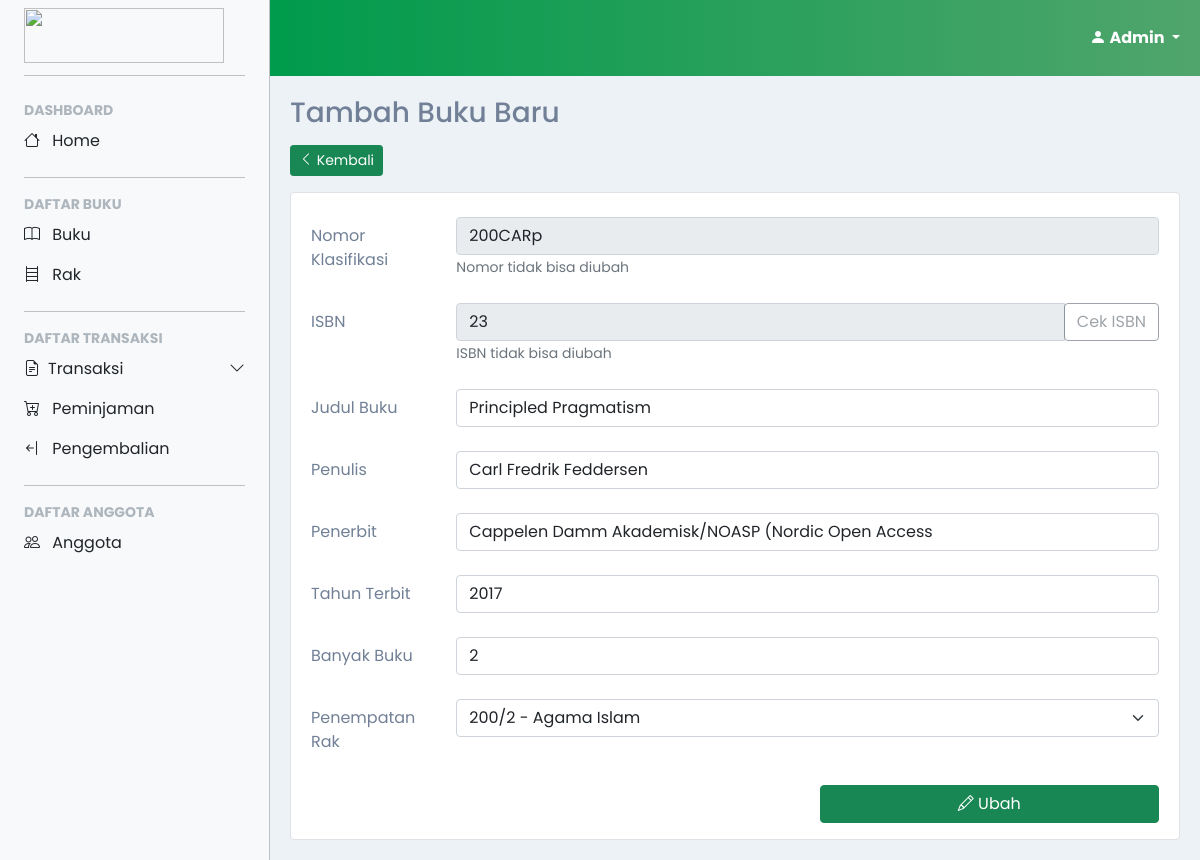
Page /account/admin/buku/addUpdateBuku.php?action=edit&&nomor=200CARp (signed in) on the committed database.
### tables this page shows
CREATE TABLE `buku` (
  `nomor_klasifikasi` varchar(7) NOT NULL,
  `isbn` varchar(13) NOT NULL,
  `nomor_rak` varchar(5) NOT NULL,
  `judul` varchar(50) NOT NULL,
  `penulis` varchar(50) NOT NULL,
  `penerbit` varchar(50) NOT NULL,
  `tahun_terbit` year(4) NOT NULL,
  `stok` int(3) NOT NULL
);

### account/admin/buku/addUpdateBuku.php (the view, shortened to what this page needs)
<?php
include('../../../confiq.php');
$nomorklasifikasi = "";
$isbn = "";
$judul = "";
$penulis = "";
$penerbit = "";
$tahunterbit = "";
$stok = "";
$readonly = "";
$disabled = "";
$label_isbn = "";
$btn_addUpdate = "";
$icon_addUpdate = "";
$openAlert = false;
$query = "SELECT * FROM `rak`";
$result = mysqli_query($conn, $query);
$action = $_GET['action'];
if($action == "tambah"){
  $label_isbn = "Tekan Cek ISBN untuk mengisi data secara otomatis jika terdaftar di openlibrary.org";
  $btn_addUpdate = "Tambah";
  $icon_addUpdate = "bi-plus";
  if(isset($_POST['cekIsbn'])){
    $isbn = $_POST['isbn'];
    $dataAPI = file_get_contents("https://openlibrary.org/search.json?isbn=$isbn");
    $json = json_decode($dataAPI, TRUE);
    $found = $json['numFound'];
    if($found >= 1){
      $readonly = "readonly";
      $disabled = "disabled";
      $judul = $json['docs'][0]['title'];
      $penulis = $json['docs'][0]['author_name'][0];
      $penerbit = $json['docs'][0]['publisher'][0];
      $tahunterbit = $json['docs'][0]['publish_year'][0];
    } else {
      $openAlert = true;
    }
  }
  elseif(isset($_POST['tambah'])){
    $getIsbn = $_POST['isbn'];
    $getJudul = ucwords($_POST['judul']);
    $getPenulis = ucwords($_POST['penulis']);
    $getPenerbit = ucwords($_POST['penerbit']);
    $getTahunterbit = $_POST['tahun'];
    $stok = $_POST['stok'];
    $rak = $_POST['rak'];
    $nomorklasifikasi = substr($rak,0,3).strtoupper(substr($getPenulis,0,3)).strtolower(substr($getJudul,0,1));
    $insert = "INSERT INTO `buku`(`nomor_klasifikasi`, `isbn`, `nomor_rak`, `judul`, `penulis`, `penerbit`, `tahun_terbit`, `stok`)
                VALUES ('$nomorklasifikasi', '$getIsbn', '$rak', '$getJudul', '$getPenulis', '$getPenerbit', '$getTahunterbit', '$stok')";
    $tambahBuku = mysqli_query($conn, $insert);
    $setDangerCondition = true;
    $setDangerText = "Data buku berhasil di upload ke database";
  }
}
elseif($action == "edit"){
  $nomorklasifikasi = $_GET['nomor'];
  $readonly = "readonly";
  $disabled = "disabled";
  $label_isbn = "ISBN tidak bisa diubah";
  $btn_addUpdate = "Ubah";
  $icon_addUpdate = "bi-pencil";
  $getBuku = "SELECT * FROM `buku` WHERE `nomor_klasifikasi` LIKE '$nomorklasifikasi'";
  $queryBuku = mysqli_query($conn, $getBuku);
  $data = mysqli_fetch_array($queryBuku, MYSQLI_ASSOC);
  $nomorklasifikasi = $data['nomor_klasifikasi'];
  $isbn = $data['isbn'];
  $judul = $data['judul'];
  $penulis = $data['penulis'];
  $penerbit = $data['penerbit'];
  $tahunterbit = $data['tahun_terbit'];
  $stok = $data['stok'];
  $rak = $data['nomor_rak'];
}
?>
<!DOCTYPE html>
<html>
  <head>
  </head>
  <body>
    <?php
      include('../layout/sidebar.php');
    ?>
    <main>
      <div class="container-fluid content transition">
        <h3>Tambah Buku Baru</h3>
        <a href="buku.php" class="btn btn-success btn-sm mb-3">
          <span><i class="bi bi-chevron-left"></i></span>
          <span>Kembali</span>
        </a>
        <div class="card border">
          <div class="card-body mt-2 mx-1">
            <form method="post" enctype="multipart/form-data">
              <?php if($action == "edit"){ ?>
                <div class="form-group row">
                  <label for="nomorklasifikasi" class="col-sm-2 col-form-label">Nomor Klasifikasi</label>
                  <div class="col-sm-10">
                    <input type="text" name="nomorklasifikasi" class="form-control" id="nomorbuku" value="<?= $nomorklasifikasi?>" <?= $readonly?>>
                    <small id="isbn" class="form-text text-muted">
                      Nomor tidak bisa diubah
                    </small>
                  </div>
                </div><br>
              <?php } ?>
              <div class="form-group row">
                <label for="isbn" class="col-sm-2 col-form-label">ISBN</label>
                <div class="col-sm-10">
                  <div class="input-group">
                    <input type="text" name="isbn" class="form-control" id="isbn" required value="<?= $isbn?>" <?= $readonly?>>
                    <div class="input-group-prepend">
                      <button class="btn btn-outline-secondary input-group-text" type="submit" name="cekIsbn" id="isbn" <?=$disabled?>>Cek ISBN</button>
                    </div>
                  </div>
                  <small id="isbn" class="form-text text-muted">
                    <?php if($openAlert){ ?>
                      <span class="text-danger">Data tidak terdaftar di openlibrary.org</span>
                    <?php } else {
                      echo $label_isbn;
                    } ?>
                  </small>
                </div>
              </div><br>
              <div class="form-group row">
                <label for="judulBuku" class="col-sm-2 col-form-label">Judul Buku</label>
                <div class="col-sm-10">
                  <input type="text" name="judul" class="form-control" id="judulBuku" value="<?= $judul;?>">
                </div>
              </div><br>
              <div class="form-group row">
                <label for="penulisBuku" class="col-sm-2 col-form-label">Penulis</label>
                <div class="col-sm-10">
                  <input type="text" name="penulis" class="form-control" id="penulisBuku" value="<?= $penulis;?>">
                </div>
              </div><br>
              <div class="form-group row">
                <label for="penerbitBuku" class="col-sm-2 col-form-label">Penerbit</label>
                <div class="col-sm-10">
                  <input type="text" name="penerbit" class="form-control" id="penerbitBuku" value="<?= $penerbit;?>">
                </div>
              </div><br>
              <div class="form-group row">
                <label for="tahunTerbit" class="col-sm-2 col-form-label">Tahun Terbit</label>
                <div class="col-sm-10">
                  <input type="text" name="tahun" class="form-control" id="tahunTerbit" value="<?= $tahunterbit;?>">
                </div>
              </div><br>
              <div class="form-group row">
                <label for="stokBuku" class="col-sm-2 col-form-label">Banyak Buku</label>
                <div class="col-sm-10">
                  <input type="number" name="stok" class="form-control" id="stokBuku" value="<?= $stok;?>">
                </div>
              </div><br>
              <div class="form-group row">
                <label for="rakBuku" class="col-sm-2 col-form-label">Penempatan Rak</label>
                <div class="col-sm-10">
                  <select class="form-select" name="rak" id="rakBuku">
                    <?php
                      if($action == "tambah"){ ?>
                        <option selected disabled>-</option> <?php
                        while($data = mysqli_fetch_array($result, MYSQLI_ASSOC)){ ?>
                          <option value="<?=$data['nomor_rak']?>"><?=$data['nomor_rak']?> - <?=$data['nama_rak']?></option> <?php
                        }
                      } elseif($action == "edit"){ ?>
                        <option disabled>-</option> <?php
                        while($data = mysqli_fetch_array($result, MYSQLI_ASSOC)){
                          if($data['nomor_rak'] == $rak){ ?>
                            <option selected value="<?=$data['nomor_rak']?>"><?=$data['nomor_rak']?> - <?=$data['nama_rak']?></option> <?php
                          } else { ?>
                            <option value="<?=$data['nomor_rak']?>"><?=$data['nomor_rak']?> - <?=$data['nama_rak']?></option> <?php
                          }
                        }
                      }
                    ?>
                  </select>
                </div>
              </div><br>
              <div class="form-group row">
                <label for="button" class="col-sm-2 col-form-label"></label>
                <div class="col-sm-10">
                  <div class="row">
                    <div class="col col-md-6 d-grid gap-2">
                    </div>
                    <div class="col col-md-6 d-grid gap-2">
                      <button type="submit" name="tambah" class="btn btn-success btn-block">
                        <span><i class="bi <?=$icon_addUpdate?>"></i></span>
                        <span><?=$btn_addUpdate?></span>
                      </button>
                    </div>
                  </div>
                </div>
              </div>
            </form>
          </div>
        </div>
      </div>
    </main>
  </body>
</html>

### account/admin/layout/style.css (style rules this page uses)
html, body { color: #718096 !important; background-color: #edf2f7; scroll-behavior: smooth; }
body, button { font-family: "Poppins", sans-serif; }
:root { --offcanvas-width: 270px; --topNavbarHeight: 56px; }
main { margin-top: var(--topNavbarHeight); }
.content { padding: 15px; }
.content h3 { margin-bottom: 15px; }
.transition { -webkit-transition: all .3s ease; -moz-transition: all .3s ease; -ms-transition: all .3s ease; -o-transition: all .3s ease; transition: all .3s ease; }
@media (min-width: 992px) { body { overflow: auto !important; } }
@media (min-width: 992px) { :root { --topNavbarHeight: 76px; } }
@media (min-width: 992px) { main { margin-left: var(--offcanvas-width); margin-top: var(--topNavbarHeight); } }
@media (min-width: 992px) { .content { padding: 20px; } }

### rows in the picture
buku: nomorklasifikasi "200CARp", isbn "23", judul "Principled Pragmatism", penulis "Carl Fredrik Feddersen", penerbit "Cappelen Damm Akademisk/NOASP (Nordic Open Access", tahun "2017", stok "2"

### other values in the picture
$user[0] "Admin"
$label_isbn "ISBN tidak bisa diubah"
$btn_addUpdate "Ubah"
form field rak "200/2 - Agama Islam"
